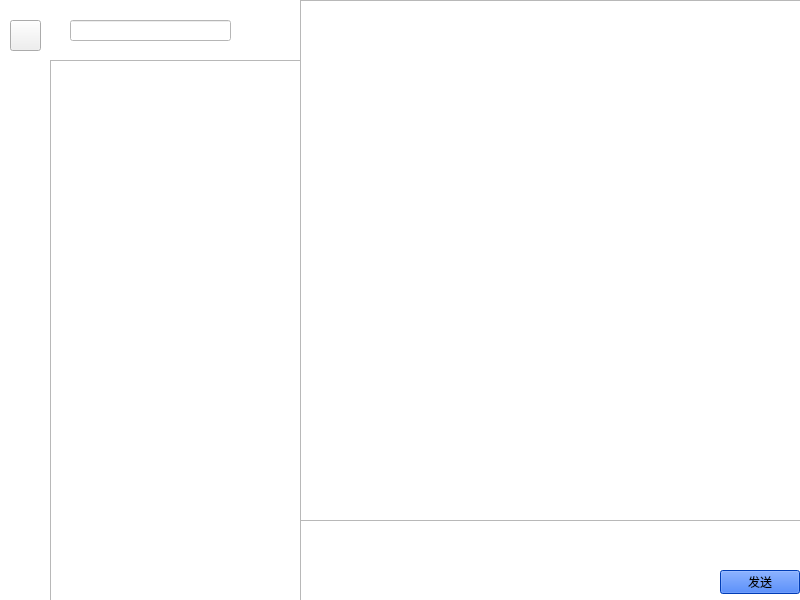
<?xml version="1.0" encoding="UTF-8"?>
<ui version="4.0">
 <class>ChatBox</class>
 <widget class="QWidget" name="ChatBox">
  <property name="geometry">
   <rect>
    <x>0</x>
    <y>0</y>
    <width>800</width>
    <height>600</height>
   </rect>
  </property>
  <property name="windowTitle">
   <string>ChatBox</string>
  </property>
  <widget class="QLabel" name="label">
   <property name="geometry">
    <rect>
     <x>0</x>
     <y>0</y>
     <width>51</width>
     <height>601</height>
    </rect>
   </property>
   <property name="styleSheet">
    <string notr="true">background-color: rgb(255, 255, 255);
border-color: rgb(88, 88, 88);</string>
   </property>
   <property name="text">
    <string/>
   </property>
  </widget>
  <widget class="QPushButton" name="settings">
   <property name="geometry">
    <rect>
     <x>10</x>
     <y>550</y>
     <width>30</width>
     <height>30</height>
    </rect>
   </property>
   <property name="sizePolicy">
    <sizepolicy hsizetype="Minimum" vsizetype="Fixed">
     <horstretch>0</horstretch>
     <verstretch>0</verstretch>
    </sizepolicy>
   </property>
   <property name="cursor">
    <cursorShape>PointingHandCursor</cursorShape>
   </property>
   <property name="layoutDirection">
    <enum>Qt::LeftToRight</enum>
   </property>
   <property name="autoFillBackground">
    <bool>false</bool>
   </property>
   <property name="styleSheet">
    <string notr="true">QPushButton {

	border: none; /* no border for a flat push button */
	image: url(:/new/settings.png);
	min-width: 30px;
	max-width: 30px;
	min-height: 30px;
	max-height: 30px;
}</string>
   </property>
   <property name="text">
    <string/>
   </property>
  </widget>
  <widget class="QPushButton" name="user">
   <property name="geometry">
    <rect>
     <x>10</x>
     <y>20</y>
     <width>31</width>
     <height>31</height>
    </rect>
   </property>
   <property name="cursor">
    <cursorShape>PointingHandCursor</cursorShape>
   </property>
   <property name="styleSheet">
    <string notr="true">image: url(:/new/profile.jpg);</string>
   </property>
   <property name="text">
    <string/>
   </property>
  </widget>
  <widget class="QWidget" name="widget" native="true">
   <property name="geometry">
    <rect>
     <x>50</x>
     <y>0</y>
     <width>251</width>
     <height>61</height>
    </rect>
   </property>
   <property name="styleSheet">
    <string notr="true">background-color: rgb(255, 255, 255);</string>
   </property>
   <widget class="QLineEdit" name="lineEdit">
    <property name="geometry">
     <rect>
      <x>20</x>
      <y>20</y>
      <width>161</width>
      <height>21</height>
     </rect>
    </property>
    <property name="text">
     <string/>
    </property>
   </widget>
   <widget class="QPushButton" name="add">
    <property name="geometry">
     <rect>
      <x>200</x>
      <y>20</y>
      <width>21</width>
      <height>21</height>
     </rect>
    </property>
    <property name="cursor">
     <cursorShape>PointingHandCursor</cursorShape>
    </property>
    <property name="styleSheet">
     <string notr="true">image: url(:/new/tianjia.png);
border:none;</string>
    </property>
    <property name="text">
     <string/>
    </property>
   </widget>
  </widget>
  <widget class="QListWidget" name="FriendList">
   <property name="geometry">
    <rect>
     <x>50</x>
     <y>60</y>
     <width>251</width>
     <height>541</height>
    </rect>
   </property>
   <property name="styleSheet">
    <string notr="true"/>
   </property>
  </widget>
  <widget class="QTextEdit" name="textEdit">
   <property name="geometry">
    <rect>
     <x>300</x>
     <y>539</y>
     <width>501</width>
     <height>62</height>
    </rect>
   </property>
   <property name="styleSheet">
    <string notr="true">border:none;</string>
   </property>
  </widget>
  <widget class="QLabel" name="label_2">
   <property name="geometry">
    <rect>
     <x>300</x>
     <y>520</y>
     <width>501</width>
     <height>21</height>
    </rect>
   </property>
   <property name="styleSheet">
    <string notr="true">background-color: rgb(255, 255, 255);</string>
   </property>
   <property name="text">
    <string/>
   </property>
  </widget>
  <widget class="QTextBrowser" name="textBrowser">
   <property name="geometry">
    <rect>
     <x>300</x>
     <y>0</y>
     <width>501</width>
     <height>521</height>
    </rect>
   </property>
  </widget>
  <widget class="QPushButton" name="send">
   <property name="geometry">
    <rect>
     <x>720</x>
     <y>570</y>
     <width>80</width>
     <height>24</height>
    </rect>
   </property>
   <property name="palette">
    <palette>
     <active>
      <colorrole role="Button">
       <brush brushstyle="SolidPattern">
        <color alpha="255">
         <red>0</red>
         <green>85</green>
         <blue>255</blue>
        </color>
       </brush>
      </colorrole>
      <colorrole role="Base">
       <brush brushstyle="SolidPattern">
        <color alpha="255">
         <red>0</red>
         <green>85</green>
         <blue>255</blue>
        </color>
       </brush>
      </colorrole>
      <colorrole role="Window">
       <brush brushstyle="SolidPattern">
        <color alpha="255">
         <red>0</red>
         <green>85</green>
         <blue>255</blue>
        </color>
       </brush>
      </colorrole>
     </active>
     <inactive>
      <colorrole role="Button">
       <brush brushstyle="SolidPattern">
        <color alpha="255">
         <red>240</red>
         <green>240</green>
         <blue>240</blue>
        </color>
       </brush>
      </colorrole>
      <colorrole role="Base">
       <brush brushstyle="SolidPattern">
        <color alpha="255">
         <red>255</red>
         <green>255</green>
         <blue>255</blue>
        </color>
       </brush>
      </colorrole>
      <colorrole role="Window">
       <brush brushstyle="SolidPattern">
        <color alpha="255">
         <red>240</red>
         <green>240</green>
         <blue>240</blue>
        </color>
       </brush>
      </colorrole>
     </inactive>
     <disabled>
      <colorrole role="Button">
       <brush brushstyle="SolidPattern">
        <color alpha="255">
         <red>0</red>
         <green>85</green>
         <blue>255</blue>
        </color>
       </brush>
      </colorrole>
      <colorrole role="Base">
       <brush brushstyle="SolidPattern">
        <color alpha="255">
         <red>0</red>
         <green>85</green>
         <blue>255</blue>
        </color>
       </brush>
      </colorrole>
      <colorrole role="Window">
       <brush brushstyle="SolidPattern">
        <color alpha="255">
         <red>0</red>
         <green>85</green>
         <blue>255</blue>
        </color>
       </brush>
      </colorrole>
     </disabled>
    </palette>
   </property>
   <property name="styleSheet">
    <string notr="true">background-color: rgb(0, 85, 255);</string>
   </property>
   <property name="text">
    <string>发送</string>
   </property>
  </widget>
  <zorder>label</zorder>
  <zorder>label_2</zorder>
  <zorder>textEdit</zorder>
  <zorder>widget</zorder>
  <zorder>user</zorder>
  <zorder>settings</zorder>
  <zorder>textBrowser</zorder>
  <zorder>FriendList</zorder>
  <zorder>send</zorder>
 </widget>
 <resources/>
 <connections/>
</ui>
